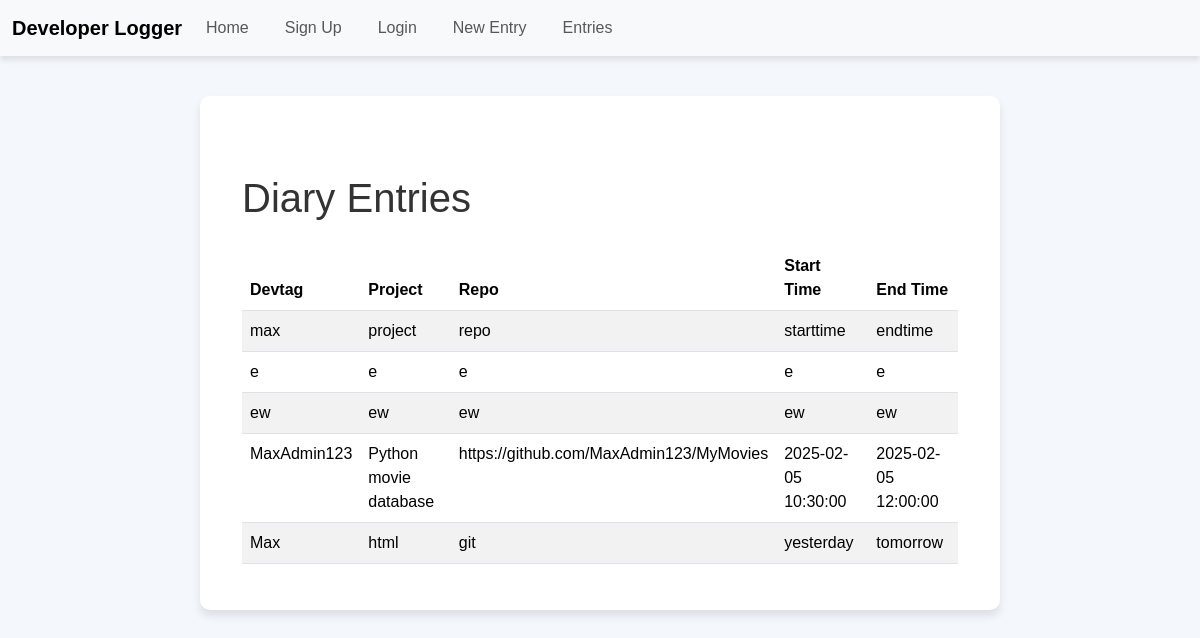
The app's page /entries (signed in) with its own data.
### tables this page shows
CREATE TABLE entries (
    id INTEGER PRIMARY KEY AUTOINCREMENT,
    devtag TEXT NOT NULL,
    project TEXT NOT NULL,
    repo TEXT NOT NULL,
    starttime TEXT NOT NULL,
    endtime TEXT NOT NULL
);

### main.py (the view)
@app.route("/entries", methods=["GET"])
def showEntry():
    if "user" not in session:
        return redirect(url_for("login"))
    entries = logHandler.entries()
    return render_template("entries.html", entries=entries)

### diaryManagement.py (called while the page is built)
def entries():
    try:
        con = sql.connect(database)
        cur = con.cursor()
        cur.execute("SELECT * FROM entries")
        diary_entries = cur.fetchall()
        return diary_entries
    except sql.Error as e:
        print(f"An error occurred: {e}")
        return []
    finally:
        con.close()

### templates/entries.html
{% extends 'layout.html' %} {% block content %}
<div class="container mt-5">
  <h1 class="mb-4">Diary Entries</h1>
  <table class="table table-striped">
    <thead>
      <tr>
        <th>Devtag</th>
        <th>Project</th>
        <th>Repo</th>
        <th>Start Time</th>
        <th>End Time</th>
      </tr>
    </thead>
    <tbody>
      {% for entry in entries %}
      <tr>
        <td>{{ entry[1] }}</td>
        <td>{{ entry[2] }}</td>
        <td>{{ entry[3] }}</td>
        <td>{{ entry[4] }}</td>
        <td>{{ entry[5] }}</td>
      </tr>
      {% endfor %}
    </tbody>
  </table>
</div>
{% endblock %}

### templates/layout.html (shortened to what this page needs)
<!DOCTYPE html>
<html lang="en">
  <head>
    <link
      rel="stylesheet"
      href="{{ url_for('static', filename='css/style.css') }}"
    />
  </head>
  <body>
    {% include "partials/menu.html" %}
    <div class="content">{% block content %}{% endblock %}</div>
  </body>
</html>

### templates/partials/menu.html (shortened to what this page needs)
<nav class="navbar navbar-expand-lg navbar-light bg-light">
  <div class="container-fluid">
    <a class="navbar-brand" href="{{ url_for('index') }}">Developer Logger</a>
    <div class="collapse navbar-collapse" id="navbarNav">
      <ul class="navbar-nav me-auto mb-2 mb-lg-0">
        <li class="nav-item">
          <a class="nav-link" href="{{ url_for('index') }}">Home</a>
        </li>
        <li class="nav-item">
          <a class="nav-link" href="{{ url_for('signup') }}">Sign Up</a>
        </li>
        <li class="nav-item">
          <a class="nav-link" href="{{ url_for('login') }}">Login</a>
        </li>
        <li class="nav-item">
          <a class="nav-link" href="{{ url_for('insertEntry') }}">New Entry</a>
        </li>
        <li class="nav-item">
          <a class="nav-link" href="{{ url_for('showEntry') }}">Entries</a>
        </li>
      </ul>
    </div>
  </div>
</nav>

### static/css/style.css (style rules this page uses)
body { font-family: "Poppins", sans-serif; background-color: #f4f7fc; color: #333; margin: 0; padding: 0; }
nav { background-color: #2c3e50; padding: 15px 20px; box-shadow: 0px 4px 6px rgba(0, 0, 0, 0.1); }
nav a { color: white; text-decoration: none; font-weight: 600; margin-right: 20px; transition: color 0.3s ease-in-out; }
.content { max-width: 800px; margin: 40px auto; background: white; padding: 30px; border-radius: 10px; box-shadow: 0px 6px 10px rgba(0, 0, 0, 0.1); }

### records on screen
entries: devtag "max", project "project", repo "repo", starttime "starttime", endtime "endtime"
entries: devtag "e", project "e", repo "e", starttime "e", endtime "e"
entries: devtag "ew", project "ew", repo "ew", starttime "ew", endtime "ew"
entries: devtag "MaxAdmin123", project "Python movie database", repo "https://github.com/MaxAdmin123/MyMovies", starttime "2025-02-05 10:30:00", endtime "2025-02-05 12:00:00"
entries: devtag "Max", project "html", repo "git", starttime "yesterday", endtime "tomorrow"
